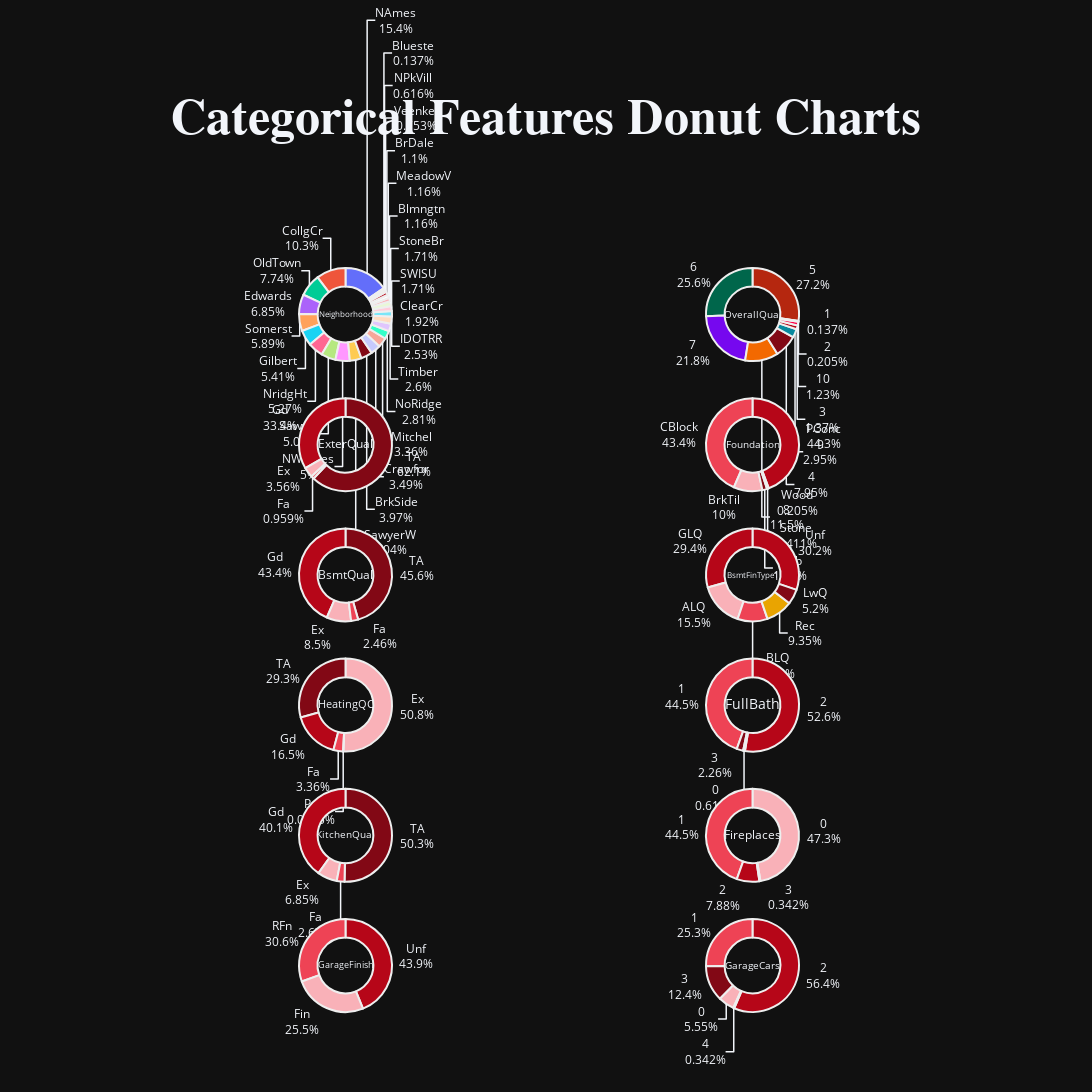

Write notebook code for a chart like this one.
### Code cell
Neighborhood_count = df.groupby(['Neighborhood']).size().reset_index().rename(columns={0: 'count'})
OverallQual_count = df.groupby(['OverallQual']).size().reset_index().rename(columns={0: 'count'})
ExterQual_count = df.groupby(['ExterQual']).size().reset_index().rename(columns={0: 'count'})
Foundation_count = df.groupby(['Foundation']).size().reset_index().rename(columns={0: 'count'})
BsmtQual_count = df.groupby(['BsmtQual']).size().reset_index().rename(columns={0: 'count'})
BsmtFinType1_count = df.groupby(['BsmtFinType1']).size().reset_index().rename(columns={0: 'count'})
HeatingQC_count = df.groupby(['HeatingQC']).size().reset_index().rename(columns={0: 'count'})
FullBath_count = df.groupby(['FullBath']).size().reset_index().rename(columns={0: 'count'})
KitchenQual_count = df.groupby(['KitchenQual']).size().reset_index().rename(columns={0: 'count'})
Fireplaces_count = df.groupby(['Fireplaces']).size().reset_index().rename(columns={0: 'count'})
GarageFinish_count = df.groupby(['GarageFinish']).size().reset_index().rename(columns={0: 'count'})
GarageCars_count = df.groupby(['GarageCars']).size().reset_index().rename(columns={0: 'count'})


fig = make_subplots(rows=6, cols=2,
                    specs=[[{'type':'domain'}, {'type':'domain'}],
                           [{'type':'domain'}, {'type':'domain'}],
                           [{'type':'domain'}, {'type':'domain'}],
                           [{'type':'domain'}, {'type':'domain'}],
                           [{'type':'domain'}, {'type':'domain'}],
                           [{'type':'domain'}, {'type':'domain'}]
                          ])


## Sex Donut Chart
fig.add_trace(
    go.Pie(
        labels=Neighborhood_count['Neighborhood'],
        values=Neighborhood_count['count'],
        hole=.6,
        title='Neighborhood',
        titlefont={'color':None, 'size': 24},       
        ),
    row=1,col=1
    )

## Chest Pain Type Donut Chart
fig.add_trace(
    go.Pie(
        labels=OverallQual_count['OverallQual'],
        values=OverallQual_count['count'],
        hole=.6,
        title='OverallQual',
        titlefont={'color':None, 'size': 24},
        ),
    row=1,col=2
    )

## Fasting Blood Sugar Donut Chart
fig.add_trace(
    go.Pie(
        labels=ExterQual_count['ExterQual'],
        values=ExterQual_count['count'],
        hole=.6,
        title='ExterQual',
        titlefont={'color':None, 'size': 24},
        ),
    row=2,col=1
    )


## RestingECG Donut Chart
fig.add_trace(
    go.Pie(
        labels=Foundation_count['Foundation'],
        values=Foundation_count['count'],
        hole=.6,
        title='Foundation',
        titlefont={'color':None, 'size': 24},
        ),
    row=2,col=2
    )

## ExerciseAngina Donut Chart
fig.add_trace(
    go.Pie(
        labels=BsmtQual_count['BsmtQual'],
        values=BsmtQual_count['count'],
        hole=.6,
        title='BsmtQual',
        titlefont={'color':None, 'size': 24},
        ),
    row=3,col=1
    )

## ST_Slope Donut Chart
fig.add_trace(
    go.Pie(
        labels=BsmtFinType1_count['BsmtFinType1'],
        values=BsmtFinType1_count['count'],
        hole=.6,
        title='BsmtFinType1',
        titlefont={'color':None, 'size': 24},
        ),
    row=3,col=2
    )

fig.add_trace(
    go.Pie(
        labels=HeatingQC_count['HeatingQC'],
        values=HeatingQC_count['count'],
        hole=.6,
        title='HeatingQC',
        titlefont={'color':None, 'size': 24},
        ),
    row=4,col=1
    )

fig.add_trace(
    go.Pie(
        labels=FullBath_count['FullBath'],
        values=FullBath_count['count'],
        hole=.6,
        title='FullBath',
        titlefont={'color':None, 'size': 24},
        ),
    row=4,col=2
    )

fig.add_trace(
    go.Pie(
        labels=KitchenQual_count['KitchenQual'],
        values=KitchenQual_count['count'],
        hole=.6,
        title='KitchenQual',
        titlefont={'color':None, 'size': 24},
        ),
    row=5,col=1
    )

fig.add_trace(
    go.Pie(
        labels=Fireplaces_count['Fireplaces'],
        values=Fireplaces_count['count'],
        hole=.6,
        title='Fireplaces',
        titlefont={'color':None, 'size': 24},
        ),
    row=5,col=2
    )

fig.add_trace(
    go.Pie(
        labels=GarageFinish_count['GarageFinish'],
        values=GarageFinish_count['count'],
        hole=.6,
        title='GarageFinish',
        titlefont={'color':None, 'size': 24},
        ),
    row=6,col=1
    )

fig.add_trace(
    go.Pie(
        labels=GarageCars_count['GarageCars'],
        values=GarageCars_count['count'],
        hole=.6,
        title='GarageCars',
        titlefont={'color':None, 'size': 24},
        ),
    row=6,col=2
    )

fig.update_traces(
    hoverinfo='label+value',
    textinfo='label+percent',
    textfont_size=12,
    marker=dict(
        colors=theme_colors,
        line=dict(color='#EEEEEE',
                  width=2)
        )
    )


fig.layout.update(title="<b> Categorical Features Donut Charts <b>",
                  titlefont={'color':None, 'size': 50, 'family': 'Courier New'},
                  showlegend=False, 
                  height=5000, 
                  width=5000,
#                   paper_bgcolor="#333333",
                  template='plotly_dark',
                  title_x=0.5
                  )


fig.show()

### Figure 1 — Plotly figure (JSON) as saved in the notebook; plotly's stock layout.template omitted (floating-point values rounded to 4 significant figures)
{"data": [{"domain": {"x": [0, 0.45], "y": [0.875, 1]}, "hole": 0.6, "hoverinfo": "label+value", "labels": ["Blmngtn", "Blueste", "BrDale", "BrkSide", "ClearCr", "CollgCr", "Crawfor", "Edwards", "Gilbert", "IDOTRR", "MeadowV", "Mitchel", "NAmes", "NPkVill", "NWAmes", "NoRidge", "NridgHt", "OldTown", "SWISU", "Sawyer", "SawyerW", "Somerst", "StoneBr", "Timber", "Veenker"], "marker": {"colors": ["#F9B1B8", "#EE4355", "#B60618", "#820815"], "line": {"color": "#EEEEEE", "width": 2}}, "textfont": {"size": 12}, "textinfo": "label+percent", "title": {"font": {"size": 24}, "text": "Neighborhood"}, "type": "pie", "values": [17, 2, 16, 58, 28, 150, 51, 100, 79, 37, 17, 49, 225, 9, 73, 41, 77, 113, 25, 74, 59, 86, 25, 38, 11]}, {"domain": {"x": [0.55, 1], "y": [0.875, 1]}, "hole": 0.6, "hoverinfo": "label+value", "labels": [1, 2, 3, 4, 5, 6, 7, 8, 9, 10], "marker": {"colors": ["#F9B1B8", "#EE4355", "#B60618", "#820815"], "line": {"color": "#EEEEEE", "width": 2}}, "textfont": {"size": 12}, "textinfo": "label+percent", "title": {"font": {"size": 24}, "text": "OverallQual"}, "type": "pie", "values": [2, 3, 20, 116, 397, 374, 319, 168, 43, 18]}, {"domain": {"x": [0, 0.45], "y": [0.7, 0.825]}, "hole": 0.6, "hoverinfo": "label+value", "labels": ["Ex", "Fa", "Gd", "TA"], "marker": {"colors": ["#F9B1B8", "#EE4355", "#B60618", "#820815"], "line": {"color": "#EEEEEE", "width": 2}}, "textfont": {"size": 12}, "textinfo": "label+percent", "title": {"font": {"size": 24}, "text": "ExterQual"}, "type": "pie", "values": [52, 14, 488, 906]}, {"domain": {"x": [0.55, 1], "y": [0.7, 0.825]}, "hole": 0.6, "hoverinfo": "label+value", "labels": ["BrkTil", "CBlock", "PConc", "Slab", "Stone", "Wood"], "marker": {"colors": ["#F9B1B8", "#EE4355", "#B60618", "#820815"], "line": {"color": "#EEEEEE", "width": 2}}, "textfont": {"size": 12}, "textinfo": "label+percent", "title": {"font": {"size": 24}, "text": "Foundation"}, "type": "pie", "values": [146, 634, 647, 24, 6, 3]}, {"domain": {"x": [0, 0.45], "y": [0.525, 0.65]}, "hole": 0.6, "hoverinfo": "label+value", "labels": ["Ex", "Fa", "Gd", "TA"], "marker": {"colors": ["#F9B1B8", "#EE4355", "#B60618", "#820815"], "line": {"color": "#EEEEEE", "width": 2}}, "textfont": {"size": 12}, "textinfo": "label+percent", "title": {"font": {"size": 24}, "text": "BsmtQual"}, "type": "pie", "values": [121, 35, 618, 649]}, {"domain": {"x": [0.55, 1], "y": [0.525, 0.65]}, "hole": 0.6, "hoverinfo": "label+value", "labels": ["ALQ", "BLQ", "GLQ", "LwQ", "Rec", "Unf"], "marker": {"colors": ["#F9B1B8", "#EE4355", "#B60618", "#820815"], "line": {"color": "#EEEEEE", "width": 2}}, "textfont": {"size": 12}, "textinfo": "label+percent", "title": {"font": {"size": 24}, "text": "BsmtFinType1"}, "type": "pie", "values": [220, 148, 418, 74, 133, 430]}, {"domain": {"x": [0, 0.45], "y": [0.35, 0.475]}, "hole": 0.6, "hoverinfo": "label+value", "labels": ["Ex", "Fa", "Gd", "Po", "TA"], "marker": {"colors": ["#F9B1B8", "#EE4355", "#B60618", "#820815"], "line": {"color": "#EEEEEE", "width": 2}}, "textfont": {"size": 12}, "textinfo": "label+percent", "title": {"font": {"size": 24}, "text": "HeatingQC"}, "type": "pie", "values": [741, 49, 241, 1, 428]}, {"domain": {"x": [0.55, 1], "y": [0.35, 0.475]}, "hole": 0.6, "hoverinfo": "label+value", "labels": [0, 1, 2, 3], "marker": {"colors": ["#F9B1B8", "#EE4355", "#B60618", "#820815"], "line": {"color": "#EEEEEE", "width": 2}}, "textfont": {"size": 12}, "textinfo": "label+percent", "title": {"font": {"size": 24}, "text": "FullBath"}, "type": "pie", "values": [9, 650, 768, 33]}, {"domain": {"x": [0, 0.45], "y": [0.175, 0.3]}, "hole": 0.6, "hoverinfo": "label+value", "labels": ["Ex", "Fa", "Gd", "TA"], "marker": {"colors": ["#F9B1B8", "#EE4355", "#B60618", "#820815"], "line": {"color": "#EEEEEE", "width": 2}}, "textfont": {"size": 12}, "textinfo": "label+percent", "title": {"font": {"size": 24}, "text": "KitchenQual"}, "type": "pie", "values": [100, 39, 586, 735]}, {"domain": {"x": [0.55, 1], "y": [0.175, 0.3]}, "hole": 0.6, "hoverinfo": "label+value", "labels": [0, 1, 2, 3], "marker": {"colors": ["#F9B1B8", "#EE4355", "#B60618", "#820815"], "line": {"color": "#EEEEEE", "width": 2}}, "textfont": {"size": 12}, "textinfo": "label+percent", "title": {"font": {"size": 24}, "text": "Fireplaces"}, "type": "pie", "values": [690, 650, 115, 5]}, {"domain": {"x": [0, 0.45], "y": [0, 0.125]}, "hole": 0.6, "hoverinfo": "label+value", "labels": ["Fin", "RFn", "Unf"], "marker": {"colors": ["#F9B1B8", "#EE4355", "#B60618", "#820815"], "line": {"color": "#EEEEEE", "width": 2}}, "textfont": {"size": 12}, "textinfo": "label+percent", "title": {"font": {"size": 24}, "text": "GarageFinish"}, "type": "pie", "values": [352, 422, 605]}, {"domain": {"x": [0.55, 1], "y": [0, 0.125]}, "hole": 0.6, "hoverinfo": "label+value", "labels": [0, 1, 2, 3, 4], "marker": {"colors": ["#F9B1B8", "#EE4355", "#B60618", "#820815"], "line": {"color": "#EEEEEE", "width": 2}}, "textfont": {"size": 12}, "textinfo": "label+percent", "title": {"font": {"size": 24}, "text": "GarageCars"}, "type": "pie", "values": [81, 369, 824, 181, 5]}], "layout": {"height": 5000, "showlegend": false, "title": {"font": {"family": "Courier New", "size": 50}, "text": "<b> Categorical Features Donut Charts <b>", "x": 0.5}, "width": 5000}}
